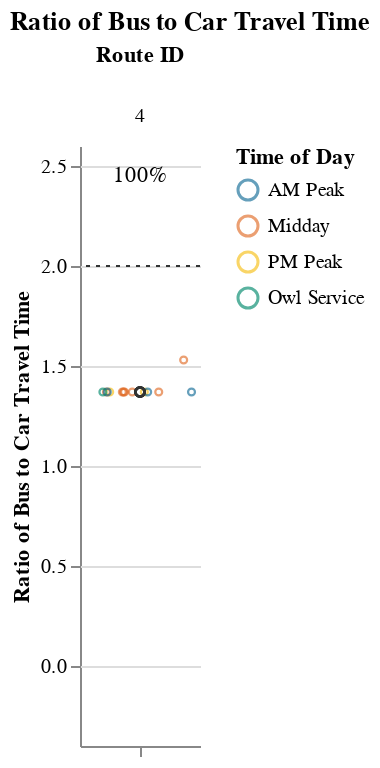
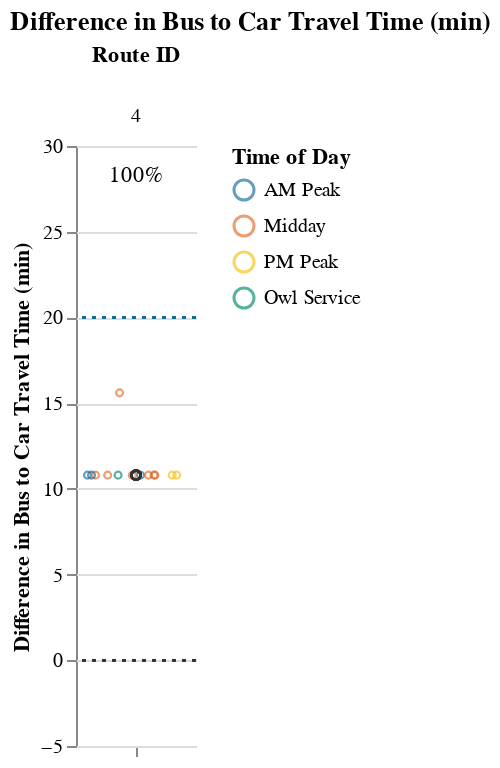

Write notebook code for charts like these, in order.
### Markdown cell above
## Viable Competitive Routes
### Short Routes (< 1 hr)

### Code cell
# Allow for possibility that operator doesn't have routes that fall into certain route_groups
# But, jupyterbook will not like markdown with f-string
# separate out route_group and put in each cell, and use try/except + if to display...
# but all 3 route groups must be displayed. just add sentence about why no routes were returned at the end
route_group = "short"
try:
    subset_routes, mult, diff  = setup_charts(df, PCT_COMPETITIVE_THRESHOLD, route_group)
    
    if len(subset_routes) > 0:
        display(
            Markdown(
                f"{CAPTIONS_DICT[route_group]}"
                "Within each route group, routes are sorted in descending order "
                "by % competitive trips and # trips below the additional time cut-off."
            )
        )

        display(mult)
        display(diff)
except:
    print("No routes meet this criteria.")

### Figure 1 — Vega-Lite specification as saved in the notebook (floating-point values rounded to 4 significant figures)
{"config": {"view": {"continuousWidth": 400, "continuousHeight": 300, "stroke": null}, "facet": {"spacing": 0}}, "data": {"name": "data-9becced744aa04d4d682ed28c1d2c12c"}, "facet": {"column": {"field": "route_id", "sort": ["4"], "title": "Route ID", "type": "nominal"}}, "spec": {"layer": [{"mark": {"type": "point", "opacity": 0.65, "size": 12, "strokeWidth": 1.1}, "encoding": {"color": {"field": "time_of_day", "scale": {"range": ["#136C97", "#E16B26", "#F6BF16", "#00896B", "#7790A3", "#5B559C"]}, "sort": ["AM Peak", "Midday", "PM Peak", "Owl Service"], "title": "Time of Day", "type": "nominal"}, "tooltip": [{"field": "route_id", "type": "nominal"}, {"field": "trip_id", "type": "nominal"}, {"field": "service_hours", "type": "quantitative"}, {"field": "car_duration_hours", "type": "quantitative"}, {"field": "bus_multiplier", "type": "quantitative"}, {"field": "bus_difference", "type": "quantitative"}, {"field": "num_trips", "type": "quantitative"}, {"field": "num_competitive", "type": "quantitative"}, {"field": "pct_trips_competitive", "type": "quantitative"}, {"field": "p25", "type": "quantitative"}, {"field": "p50", "type": "quantitative"}, {"field": "p75", "type": "quantitative"}], "x": {"axis": {"grid": false, "labels": false, "ticks": true, "values": [0]}, "field": "jitter", "scale": {}, "title": null, "type": "quantitative"}, "y": {"field": "bus_multiplier", "scale": {"domain": [-0.25, 2.5]}, "title": "Ratio of Bus to Car Travel Time", "type": "quantitative"}}, "selection": {"selector001": {"type": "interval", "bind": "scales", "encodings": ["x", "y"]}}, "transform": [{"calculate": "sqrt(-2*log(random()))*cos(2*PI*random())", "as": "jitter"}], "width": 60}, {"layer": [{"mark": {"type": "point", "opacity": 0.6, "size": 20, "strokeWidth": 1.3}, "encoding": {"color": {"value": "#323434"}, "y": {"field": "bus_multiplier", "type": "quantitative"}}, "transform": [{"filter": "(datum.p50_trip === 1)"}]}, {"mark": {"type": "rule", "strokeDash": [2, 3]}, "encoding": {"color": {"value": "#323434"}, "y": {"field": "cutoff", "type": "quantitative"}}}, {"mark": {"type": "text", "align": "center", "baseline": "middle"}, "encoding": {"color": {"value": "black"}, "text": {"field": "pct_trips_competitive", "format": ".0%", "type": "quantitative"}, "tooltip": [{"field": "route_id", "type": "nominal"}, {"field": "trip_id", "type": "nominal"}, {"field": "service_hours", "type": "quantitative"}, {"field": "car_duration_hours", "type": "quantitative"}, {"field": "bus_multiplier", "type": "quantitative"}, {"field": "bus_difference", "type": "quantitative"}, {"field": "num_trips", "type": "quantitative"}, {"field": "num_competitive", "type": "quantitative"}, {"field": "pct_trips_competitive", "type": "quantitative"}, {"field": "p25", "type": "quantitative"}, {"field": "p50", "type": "quantitative"}, {"field": "p75", "type": "quantitative"}], "x": {"value": 30}, "y": {"value": 15}}, "transform": [{"calculate": "sqrt(-2*log(random()))*cos(2*PI*random())", "as": "jitter"}, {"filter": "(datum.fastest_trip === 1)"}]}]}]}, "resolve": {"scale": {"y": "shared"}}, "title": "Ratio of Bus to Car Travel Time", "$schema": "https://vega.github.io/schema/vega-lite/v4.17.0.json", "datasets": {"data-9becced744aa04d4d682ed28c1d2c12c": [{"calitp_itp_id": 169, "trip_key": 8504394683595840799, "trip_id": "4WD4_0730", "shape_id": "4", "route_id": "4", "service_hours": 0.67, "trip_first_departure_ts": 27000, "trip_last_arrival_ts": 29400, "departure_hour": 7, "time_of_day": "AM Peak", "p25": 0.67, "p50": 0.67, "p75": 0.67, "p50_trip": 1, "fastest_trip": 0, "car_duration_hours": 0.49, "competitive_route": 1, "bus_multiplier": 1.37, "bus_difference": 10.8, "num_trips": 13, "num_competitive": 13, "pct_trips_competitive": 1.0, "bus_difference_spread": 4.8, "route_group": "short", "max_trip_hrs": 0.75, "max_trip_route_group": 0.75, "name": "City of Lompoc", "caltrans_district": "05 - San Luis Obispo", "drmt_organization_name": null, "cutoff2": 20, "cutoff": 2}, {"calitp_itp_id": 169, "trip_key": -1319761161373192009, "trip_id": "4WD4_1810", "shape_id": "4", "route_id": "4", "service_hours": 0.67, "trip_first_departure_ts": 65400, "trip_last_arrival_ts": 67800, "departure_hour": 18, "time_of_day": "PM Peak", "p25": 0.67, "p50": 0.67, "p75": 0.67, "p50_trip": 1, "fastest_trip": 1, "car_duration_hours": 0.49, "competitive_route": 1, "bus_multiplier": 1.37, "bus_difference": 10.8, "num_trips": 13, "num_competitive": 13, "pct_trips_competitive": 1.0, "bus_difference_spread": 4.8, "route_group": "short", "max_trip_hrs": 0.75, "max_trip_route_group": 0.75, "name": "City of Lompoc", "caltrans_district": "05 - San Luis Obispo", "drmt_organization_name": null, "cutoff2": 20, "cutoff": 2}, {"calitp_itp_id": 169, "trip_key": 9154244766636679984, "trip_id": "4WD4_1200", "shape_id": "4", "route_id": "4", "service_hours": 0.67, "trip_first_departure_ts": 43200, "trip_last_arrival_ts": 45600, "departure_hour": 12, "time_of_day": "Midday", "p25": 0.67, "p50": 0.67, "p75": 0.67, "p50_trip": 1, "fastest_trip": 0, "car_duration_hours": 0.49, "competitive_route": 1, "bus_multiplier": 1.37, "bus_difference": 10.8, "num_trips": 13, "num_competitive": 13, "pct_trips_competitive": 1.0, "bus_difference_spread": 4.8, "route_group": "short", "max_trip_hrs": 0.75, "max_trip_route_group": 0.75, "name": "City of Lompoc", "caltrans_district": "05 - San Luis Obispo", "drmt_organization_name": null, "cutoff2": 20, "cutoff": 2}, {"calitp_itp_id": 169, "trip_key": 556556040370590171, "trip_id": "4WD4_1410", "shape_id": "4", "route_id": "4", "service_hours": 0.67, "trip_first_departure_ts": 51000, "trip_last_arrival_ts": 53400, "departure_hour": 14, "time_of_day": "Midday", "p25": 0.67, "p50": 0.67, "p75": 0.67, "p50_trip": 1, "fastest_trip": 0, "car_duration_hours": 0.49, "competitive_route": 1, "bus_multiplier": 1.37, "bus_difference": 10.8, "num_trips": 13, "num_competitive": 13, "pct_trips_competitive": 1.0, "bus_difference_spread": 4.8, "route_group": "short", "max_trip_hrs": 0.75, "max_trip_route_group": 0.75, "name": "City of Lompoc", "caltrans_district": "05 - San Luis Obispo", "drmt_organization_name": null, "cutoff2": 20, "cutoff": 2}, {"calitp_itp_id": 169, "trip_key": 2922932511440967982, "trip_id": "4WD4_0920", "shape_id": "4", "route_id": "4", "service_hours": 0.67, "trip_first_departure_ts": 33600, "trip_last_arrival_ts": 36000, "departure_hour": 9, "time_of_day": "AM Peak", "p25": 0.67, "p50": 0.67, "p75": 0.67, "p50_trip": 1, "fastest_trip": 0, "car_duration_hours": 0.49, "competitive_route": 1, "bus_multiplier": 1.37, "bus_difference": 10.8, "num_trips": 13, "num_competitive": 13, "pct_trips_competitive": 1.0, "bus_difference_spread": 4.8, "route_group": "short", "max_trip_hrs": 0.75, "max_trip_route_group": 0.75, "name": "City of Lompoc", "caltrans_district": "05 - San Luis Obispo", "drmt_organization_name": null, "cutoff2": 20, "cutoff": 2}, {"calitp_itp_id": 169, "trip_key": -9208915081489960036, "trip_id": "4WD4_1605", "shape_id": "4", "route_id": "4", "service_hours": 0.67, "trip_first_departure_ts": 57900, "trip_last_arrival_ts": 60300, "departure_hour": 16, "time_of_day": "Midday", "p25": 0.67, "p50": 0.67, "p75": 0.67, "p50_trip": 1, "fastest_trip": 0, "car_duration_hours": 0.49, "competitive_route": 1, "bus_multiplier": 1.37, "bus_difference": 10.8, "num_trips": 13, "num_competitive": 13, "pct_trips_competitive": 1.0, "bus_difference_spread": 4.8, "route_group": "short", "max_trip_hrs": 0.75, "max_trip_route_group": 0.75, "name": "City of Lompoc", "caltrans_district": "05 - San Luis Obispo", "drmt_organization_name": null, "cutoff2": 20, "cutoff": 2}, {"calitp_itp_id": 169, "trip_key": 4890501087560087340, "trip_id": "4WD4_1705", "shape_id": "4", "route_id": "4", "service_hours": 0.67, "trip_first_departure_ts": 61500, "trip_last_arrival_ts": 63900, "departure_hour": 17, "time_of_day": "PM Peak", "p25": 0.67, "p50": 0.67, "p75": 0.67, "p50_trip": 1, "fastest_trip": 0, "car_duration_hours": 0.49, "competitive_route": 1, "bus_multiplier": 1.37, "bus_difference": 10.8, "num_trips": 13, "num_competitive": 13, "pct_trips_competitive": 1.0, "bus_difference_spread": 4.8, "route_group": "short", "max_trip_hrs": 0.75, "max_trip_route_group": 0.75, "name": "City of Lompoc", "caltrans_district": "05 - San Luis Obispo", "drmt_organization_name": null, "cutoff2": 20, "cutoff": 2}, {"calitp_itp_id": 169, "trip_key": 3679126944593202499, "trip_id": "4WD4_1300", "shape_id": "4", "route_id": "4", "service_hours": 0.67, "trip_first_departure_ts": 46800, "trip_last_arrival_ts": 49200, "departure_hour": 13, "time_of_day": "Midday", "p25": 0.67, "p50": 0.67, "p75": 0.67, "p50_trip": 1, "fastest_trip": 0, "car_duration_hours": 0.49, "competitive_route": 1, "bus_multiplier": 1.37, "bus_difference": 10.8, "num_trips": 13, "num_competitive": 13, "pct_trips_competitive": 1.0, "bus_difference_spread": 4.8, "route_group": "short", "max_trip_hrs": 0.75, "max_trip_route_group": 0.75, "name": "City of Lompoc", "caltrans_district": "05 - San Luis Obispo", "drmt_organization_name": null, "cutoff2": 20, "cutoff": 2}, {"calitp_itp_id": 169, "trip_key": -1259858306519949312, "trip_id": "4WD4_1010", "shape_id": "4", "route_id": "4", "service_hours": 0.67, "trip_first_departure_ts": 36600, "trip_last_arrival_ts": 39000, "departure_hour": 10, "time_of_day": "Midday", "p25": 0.67, "p50": 0.67, "p75": 0.67, "p50_trip": 1, "fastest_trip": 0, "car_duration_hours": 0.49, "competitive_route": 1, "bus_multiplier": 1.37, "bus_difference": 10.8, "num_trips": 13, "num_competitive": 13, "pct_trips_competitive": 1.0, "bus_difference_spread": 4.8, "route_group": "short", "max_trip_hrs": 0.75, "max_trip_route_group": 0.75, "name": "City of Lompoc", "caltrans_district": "05 - San Luis Obispo", "drmt_organization_name": null, "cutoff2": 20, "cutoff": 2}, {"calitp_itp_id": 169, "trip_key": 4521865064862470904, "trip_id": "4WD4_0830", "shape_id": "4", "route_id": "4", "service_hours": 0.67, "trip_first_departure_ts": 30600, "trip_last_arrival_ts": 33000, "departure_hour": 8, "time_of_day": "AM Peak", "p25": 0.67, "p50": 0.67, "p75": 0.67, "p50_trip": 1, "fastest_trip": 0, "car_duration_hours": 0.49, "competitive_route": 1, "bus_multiplier": 1.37, "bus_difference": 10.8, "num_trips": 13, "num_competitive": 13, "pct_trips_competitive": 1.0, "bus_difference_spread": 4.8, "route_group": "short", "max_trip_hrs": 0.75, "max_trip_route_group": 0.75, "name": "City of Lompoc", "caltrans_district": "05 - San Luis Obispo", "drmt_organization_name": null, "cutoff2": 20, "cutoff": 2}, {"calitp_itp_id": 169, "trip_key": -3546659902049638393, "trip_id": "4WD4_1505", "shape_id": "4", "route_id": "4", "service_hours": 0.67, "trip_first_departure_ts": 54300, "trip_last_arrival_ts": 56700, "departure_hour": 15, "time_of_day": "Midday", "p25": 0.67, "p50": 0.67, "p75": 0.67, "p50_trip": 1, "fastest_trip": 0, "car_duration_hours": 0.49, "competitive_route": 1, "bus_multiplier": 1.37, "bus_difference": 10.8, "num_trips": 13, "num_competitive": 13, "pct_trips_competitive": 1.0, "bus_difference_spread": 4.8, "route_group": "short", "max_trip_hrs": 0.75, "max_trip_route_group": 0.75, "name": "City of Lompoc", "caltrans_district": "05 - San Luis Obispo", "drmt_organization_name": null, "cutoff2": 20, "cutoff": 2}, {"calitp_itp_id": 169, "trip_key": -8490789065852044950, "trip_id": "4WD4_0645", "shape_id": "4", "route_id": "4", "service_hours": 0.67, "trip_first_departure_ts": 24300, "trip_last_arrival_ts": 26700, "departure_hour": 6, "time_of_day": "Owl Service", "p25": 0.67, "p50": 0.67, "p75": 0.67, "p50_trip": 1, "fastest_trip": 0, "car_duration_hours": 0.49, "competitive_route": 1, "bus_multiplier": 1.37, "bus_difference": 10.8, "num_trips": 13, "num_competitive": 13, "pct_trips_competitive": 1.0, "bus_difference_spread": 4.8, "route_group": "short", "max_trip_hrs": 0.75, "max_trip_route_group": 0.75, "name": "City of Lompoc", "caltrans_district": "05 - San Luis Obispo", "drmt_organization_name": null, "cutoff2": 20, "cutoff": 2}, {"calitp_itp_id": 169, "trip_key": -3562724501317748380, "trip_id": "4WD4_1105", "shape_id": "4", "route_id": "4", "service_hours": 0.75, "trip_first_departure_ts": 39900, "trip_last_arrival_ts": 42600, "departure_hour": 11, "time_of_day": "Midday", "p25": 0.67, "p50": 0.67, "p75": 0.67, "p50_trip": 0, "fastest_trip": 0, "car_duration_hours": 0.49, "competitive_route": 1, "bus_multiplier": 1.53, "bus_difference": 15.6, "num_trips": 13, "num_competitive": 13, "pct_trips_competitive": 1.0, "bus_difference_spread": 4.8, "route_group": "short", "max_trip_hrs": 0.75, "max_trip_route_group": 0.75, "name": "City of Lompoc", "caltrans_district": "05 - San Luis Obispo", "drmt_organization_name": null, "cutoff2": 20, "cutoff": 2}]}}

### Figure 2 — Vega-Lite specification as saved in the notebook (floating-point values rounded to 4 significant figures)
{"config": {"view": {"continuousWidth": 400, "continuousHeight": 300, "stroke": null}, "facet": {"spacing": 0}}, "data": {"name": "data-e39052fdb4d5b41ba6a15b2e4e5371ba"}, "facet": {"column": {"field": "route_id", "sort": ["4"], "title": "Route ID", "type": "nominal"}}, "spec": {"layer": [{"mark": {"type": "point", "opacity": 0.65, "size": 12, "strokeWidth": 1.1}, "encoding": {"color": {"field": "time_of_day", "scale": {"range": ["#136C97", "#E16B26", "#F6BF16", "#00896B", "#7790A3", "#5B559C"]}, "sort": ["AM Peak", "Midday", "PM Peak", "Owl Service"], "title": "Time of Day", "type": "nominal"}, "tooltip": [{"field": "route_id", "type": "nominal"}, {"field": "trip_id", "type": "nominal"}, {"field": "service_hours", "type": "quantitative"}, {"field": "car_duration_hours", "type": "quantitative"}, {"field": "bus_multiplier", "type": "quantitative"}, {"field": "bus_difference", "type": "quantitative"}, {"field": "num_trips", "type": "quantitative"}, {"field": "num_competitive", "type": "quantitative"}, {"field": "pct_trips_competitive", "type": "quantitative"}, {"field": "p25", "type": "quantitative"}, {"field": "p50", "type": "quantitative"}, {"field": "p75", "type": "quantitative"}], "x": {"axis": {"grid": false, "labels": false, "ticks": true, "values": [0]}, "field": "jitter", "scale": {}, "title": null, "type": "quantitative"}, "y": {"field": "bus_difference", "scale": {"domain": [-5, 27.6]}, "title": "Difference in Bus to Car Travel Time (min)", "type": "quantitative"}}, "selection": {"selector002": {"type": "interval", "bind": "scales", "encodings": ["x", "y"]}}, "transform": [{"calculate": "sqrt(-2*log(random()))*cos(2*PI*random())", "as": "jitter"}], "width": 60}, {"layer": [{"mark": {"type": "point", "opacity": 0.6, "size": 20, "strokeWidth": 1.3}, "encoding": {"color": {"value": "#323434"}, "y": {"field": "bus_difference", "type": "quantitative"}}, "transform": [{"filter": "(datum.p50_trip === 1)"}]}, {"mark": {"type": "rule", "strokeDash": [2, 3]}, "encoding": {"color": {"value": "#323434"}, "y": {"field": "cutoff", "type": "quantitative"}}}, {"mark": {"type": "rule", "strokeDash": [2, 3]}, "encoding": {"color": {"value": "#136C97"}, "y": {"field": "cutoff2", "type": "quantitative"}}}, {"mark": {"type": "text", "align": "center", "baseline": "middle"}, "encoding": {"color": {"value": "black"}, "text": {"field": "pct_trips_competitive", "format": ".0%", "type": "quantitative"}, "tooltip": [{"field": "route_id", "type": "nominal"}, {"field": "trip_id", "type": "nominal"}, {"field": "service_hours", "type": "quantitative"}, {"field": "car_duration_hours", "type": "quantitative"}, {"field": "bus_multiplier", "type": "quantitative"}, {"field": "bus_difference", "type": "quantitative"}, {"field": "num_trips", "type": "quantitative"}, {"field": "num_competitive", "type": "quantitative"}, {"field": "pct_trips_competitive", "type": "quantitative"}, {"field": "p25", "type": "quantitative"}, {"field": "p50", "type": "quantitative"}, {"field": "p75", "type": "quantitative"}], "x": {"value": 30}, "y": {"value": 15}}, "transform": [{"calculate": "sqrt(-2*log(random()))*cos(2*PI*random())", "as": "jitter"}, {"filter": "(datum.fastest_trip === 1)"}]}]}]}, "resolve": {"scale": {"y": "shared"}}, "title": "Difference in Bus to Car Travel Time (min)", "$schema": "https://vega.github.io/schema/vega-lite/v4.17.0.json", "datasets": {"data-e39052fdb4d5b41ba6a15b2e4e5371ba": [{"calitp_itp_id": 169, "trip_key": 8504394683595840799, "trip_id": "4WD4_0730", "shape_id": "4", "route_id": "4", "service_hours": 0.67, "trip_first_departure_ts": 27000, "trip_last_arrival_ts": 29400, "departure_hour": 7, "time_of_day": "AM Peak", "p25": 0.67, "p50": 0.67, "p75": 0.67, "p50_trip": 1, "fastest_trip": 0, "car_duration_hours": 0.49, "competitive_route": 1, "bus_multiplier": 1.37, "bus_difference": 10.8, "num_trips": 13, "num_competitive": 13, "pct_trips_competitive": 1.0, "bus_difference_spread": 4.8, "route_group": "short", "max_trip_hrs": 0.75, "max_trip_route_group": 0.75, "name": "City of Lompoc", "caltrans_district": "05 - San Luis Obispo", "drmt_organization_name": null, "cutoff2": 20, "cutoff": 0}, {"calitp_itp_id": 169, "trip_key": -1319761161373192009, "trip_id": "4WD4_1810", "shape_id": "4", "route_id": "4", "service_hours": 0.67, "trip_first_departure_ts": 65400, "trip_last_arrival_ts": 67800, "departure_hour": 18, "time_of_day": "PM Peak", "p25": 0.67, "p50": 0.67, "p75": 0.67, "p50_trip": 1, "fastest_trip": 1, "car_duration_hours": 0.49, "competitive_route": 1, "bus_multiplier": 1.37, "bus_difference": 10.8, "num_trips": 13, "num_competitive": 13, "pct_trips_competitive": 1.0, "bus_difference_spread": 4.8, "route_group": "short", "max_trip_hrs": 0.75, "max_trip_route_group": 0.75, "name": "City of Lompoc", "caltrans_district": "05 - San Luis Obispo", "drmt_organization_name": null, "cutoff2": 20, "cutoff": 0}, {"calitp_itp_id": 169, "trip_key": 9154244766636679984, "trip_id": "4WD4_1200", "shape_id": "4", "route_id": "4", "service_hours": 0.67, "trip_first_departure_ts": 43200, "trip_last_arrival_ts": 45600, "departure_hour": 12, "time_of_day": "Midday", "p25": 0.67, "p50": 0.67, "p75": 0.67, "p50_trip": 1, "fastest_trip": 0, "car_duration_hours": 0.49, "competitive_route": 1, "bus_multiplier": 1.37, "bus_difference": 10.8, "num_trips": 13, "num_competitive": 13, "pct_trips_competitive": 1.0, "bus_difference_spread": 4.8, "route_group": "short", "max_trip_hrs": 0.75, "max_trip_route_group": 0.75, "name": "City of Lompoc", "caltrans_district": "05 - San Luis Obispo", "drmt_organization_name": null, "cutoff2": 20, "cutoff": 0}, {"calitp_itp_id": 169, "trip_key": 556556040370590171, "trip_id": "4WD4_1410", "shape_id": "4", "route_id": "4", "service_hours": 0.67, "trip_first_departure_ts": 51000, "trip_last_arrival_ts": 53400, "departure_hour": 14, "time_of_day": "Midday", "p25": 0.67, "p50": 0.67, "p75": 0.67, "p50_trip": 1, "fastest_trip": 0, "car_duration_hours": 0.49, "competitive_route": 1, "bus_multiplier": 1.37, "bus_difference": 10.8, "num_trips": 13, "num_competitive": 13, "pct_trips_competitive": 1.0, "bus_difference_spread": 4.8, "route_group": "short", "max_trip_hrs": 0.75, "max_trip_route_group": 0.75, "name": "City of Lompoc", "caltrans_district": "05 - San Luis Obispo", "drmt_organization_name": null, "cutoff2": 20, "cutoff": 0}, {"calitp_itp_id": 169, "trip_key": 2922932511440967982, "trip_id": "4WD4_0920", "shape_id": "4", "route_id": "4", "service_hours": 0.67, "trip_first_departure_ts": 33600, "trip_last_arrival_ts": 36000, "departure_hour": 9, "time_of_day": "AM Peak", "p25": 0.67, "p50": 0.67, "p75": 0.67, "p50_trip": 1, "fastest_trip": 0, "car_duration_hours": 0.49, "competitive_route": 1, "bus_multiplier": 1.37, "bus_difference": 10.8, "num_trips": 13, "num_competitive": 13, "pct_trips_competitive": 1.0, "bus_difference_spread": 4.8, "route_group": "short", "max_trip_hrs": 0.75, "max_trip_route_group": 0.75, "name": "City of Lompoc", "caltrans_district": "05 - San Luis Obispo", "drmt_organization_name": null, "cutoff2": 20, "cutoff": 0}, {"calitp_itp_id": 169, "trip_key": -9208915081489960036, "trip_id": "4WD4_1605", "shape_id": "4", "route_id": "4", "service_hours": 0.67, "trip_first_departure_ts": 57900, "trip_last_arrival_ts": 60300, "departure_hour": 16, "time_of_day": "Midday", "p25": 0.67, "p50": 0.67, "p75": 0.67, "p50_trip": 1, "fastest_trip": 0, "car_duration_hours": 0.49, "competitive_route": 1, "bus_multiplier": 1.37, "bus_difference": 10.8, "num_trips": 13, "num_competitive": 13, "pct_trips_competitive": 1.0, "bus_difference_spread": 4.8, "route_group": "short", "max_trip_hrs": 0.75, "max_trip_route_group": 0.75, "name": "City of Lompoc", "caltrans_district": "05 - San Luis Obispo", "drmt_organization_name": null, "cutoff2": 20, "cutoff": 0}, {"calitp_itp_id": 169, "trip_key": 4890501087560087340, "trip_id": "4WD4_1705", "shape_id": "4", "route_id": "4", "service_hours": 0.67, "trip_first_departure_ts": 61500, "trip_last_arrival_ts": 63900, "departure_hour": 17, "time_of_day": "PM Peak", "p25": 0.67, "p50": 0.67, "p75": 0.67, "p50_trip": 1, "fastest_trip": 0, "car_duration_hours": 0.49, "competitive_route": 1, "bus_multiplier": 1.37, "bus_difference": 10.8, "num_trips": 13, "num_competitive": 13, "pct_trips_competitive": 1.0, "bus_difference_spread": 4.8, "route_group": "short", "max_trip_hrs": 0.75, "max_trip_route_group": 0.75, "name": "City of Lompoc", "caltrans_district": "05 - San Luis Obispo", "drmt_organization_name": null, "cutoff2": 20, "cutoff": 0}, {"calitp_itp_id": 169, "trip_key": 3679126944593202499, "trip_id": "4WD4_1300", "shape_id": "4", "route_id": "4", "service_hours": 0.67, "trip_first_departure_ts": 46800, "trip_last_arrival_ts": 49200, "departure_hour": 13, "time_of_day": "Midday", "p25": 0.67, "p50": 0.67, "p75": 0.67, "p50_trip": 1, "fastest_trip": 0, "car_duration_hours": 0.49, "competitive_route": 1, "bus_multiplier": 1.37, "bus_difference": 10.8, "num_trips": 13, "num_competitive": 13, "pct_trips_competitive": 1.0, "bus_difference_spread": 4.8, "route_group": "short", "max_trip_hrs": 0.75, "max_trip_route_group": 0.75, "name": "City of Lompoc", "caltrans_district": "05 - San Luis Obispo", "drmt_organization_name": null, "cutoff2": 20, "cutoff": 0}, {"calitp_itp_id": 169, "trip_key": -1259858306519949312, "trip_id": "4WD4_1010", "shape_id": "4", "route_id": "4", "service_hours": 0.67, "trip_first_departure_ts": 36600, "trip_last_arrival_ts": 39000, "departure_hour": 10, "time_of_day": "Midday", "p25": 0.67, "p50": 0.67, "p75": 0.67, "p50_trip": 1, "fastest_trip": 0, "car_duration_hours": 0.49, "competitive_route": 1, "bus_multiplier": 1.37, "bus_difference": 10.8, "num_trips": 13, "num_competitive": 13, "pct_trips_competitive": 1.0, "bus_difference_spread": 4.8, "route_group": "short", "max_trip_hrs": 0.75, "max_trip_route_group": 0.75, "name": "City of Lompoc", "caltrans_district": "05 - San Luis Obispo", "drmt_organization_name": null, "cutoff2": 20, "cutoff": 0}, {"calitp_itp_id": 169, "trip_key": 4521865064862470904, "trip_id": "4WD4_0830", "shape_id": "4", "route_id": "4", "service_hours": 0.67, "trip_first_departure_ts": 30600, "trip_last_arrival_ts": 33000, "departure_hour": 8, "time_of_day": "AM Peak", "p25": 0.67, "p50": 0.67, "p75": 0.67, "p50_trip": 1, "fastest_trip": 0, "car_duration_hours": 0.49, "competitive_route": 1, "bus_multiplier": 1.37, "bus_difference": 10.8, "num_trips": 13, "num_competitive": 13, "pct_trips_competitive": 1.0, "bus_difference_spread": 4.8, "route_group": "short", "max_trip_hrs": 0.75, "max_trip_route_group": 0.75, "name": "City of Lompoc", "caltrans_district": "05 - San Luis Obispo", "drmt_organization_name": null, "cutoff2": 20, "cutoff": 0}, {"calitp_itp_id": 169, "trip_key": -3546659902049638393, "trip_id": "4WD4_1505", "shape_id": "4", "route_id": "4", "service_hours": 0.67, "trip_first_departure_ts": 54300, "trip_last_arrival_ts": 56700, "departure_hour": 15, "time_of_day": "Midday", "p25": 0.67, "p50": 0.67, "p75": 0.67, "p50_trip": 1, "fastest_trip": 0, "car_duration_hours": 0.49, "competitive_route": 1, "bus_multiplier": 1.37, "bus_difference": 10.8, "num_trips": 13, "num_competitive": 13, "pct_trips_competitive": 1.0, "bus_difference_spread": 4.8, "route_group": "short", "max_trip_hrs": 0.75, "max_trip_route_group": 0.75, "name": "City of Lompoc", "caltrans_district": "05 - San Luis Obispo", "drmt_organization_name": null, "cutoff2": 20, "cutoff": 0}, {"calitp_itp_id": 169, "trip_key": -8490789065852044950, "trip_id": "4WD4_0645", "shape_id": "4", "route_id": "4", "service_hours": 0.67, "trip_first_departure_ts": 24300, "trip_last_arrival_ts": 26700, "departure_hour": 6, "time_of_day": "Owl Service", "p25": 0.67, "p50": 0.67, "p75": 0.67, "p50_trip": 1, "fastest_trip": 0, "car_duration_hours": 0.49, "competitive_route": 1, "bus_multiplier": 1.37, "bus_difference": 10.8, "num_trips": 13, "num_competitive": 13, "pct_trips_competitive": 1.0, "bus_difference_spread": 4.8, "route_group": "short", "max_trip_hrs": 0.75, "max_trip_route_group": 0.75, "name": "City of Lompoc", "caltrans_district": "05 - San Luis Obispo", "drmt_organization_name": null, "cutoff2": 20, "cutoff": 0}, {"calitp_itp_id": 169, "trip_key": -3562724501317748380, "trip_id": "4WD4_1105", "shape_id": "4", "route_id": "4", "service_hours": 0.75, "trip_first_departure_ts": 39900, "trip_last_arrival_ts": 42600, "departure_hour": 11, "time_of_day": "Midday", "p25": 0.67, "p50": 0.67, "p75": 0.67, "p50_trip": 0, "fastest_trip": 0, "car_duration_hours": 0.49, "competitive_route": 1, "bus_multiplier": 1.53, "bus_difference": 15.6, "num_trips": 13, "num_competitive": 13, "pct_trips_competitive": 1.0, "bus_difference_spread": 4.8, "route_group": "short", "max_trip_hrs": 0.75, "max_trip_route_group": 0.75, "name": "City of Lompoc", "caltrans_district": "05 - San Luis Obispo", "drmt_organization_name": null, "cutoff2": 20, "cutoff": 0}]}}
